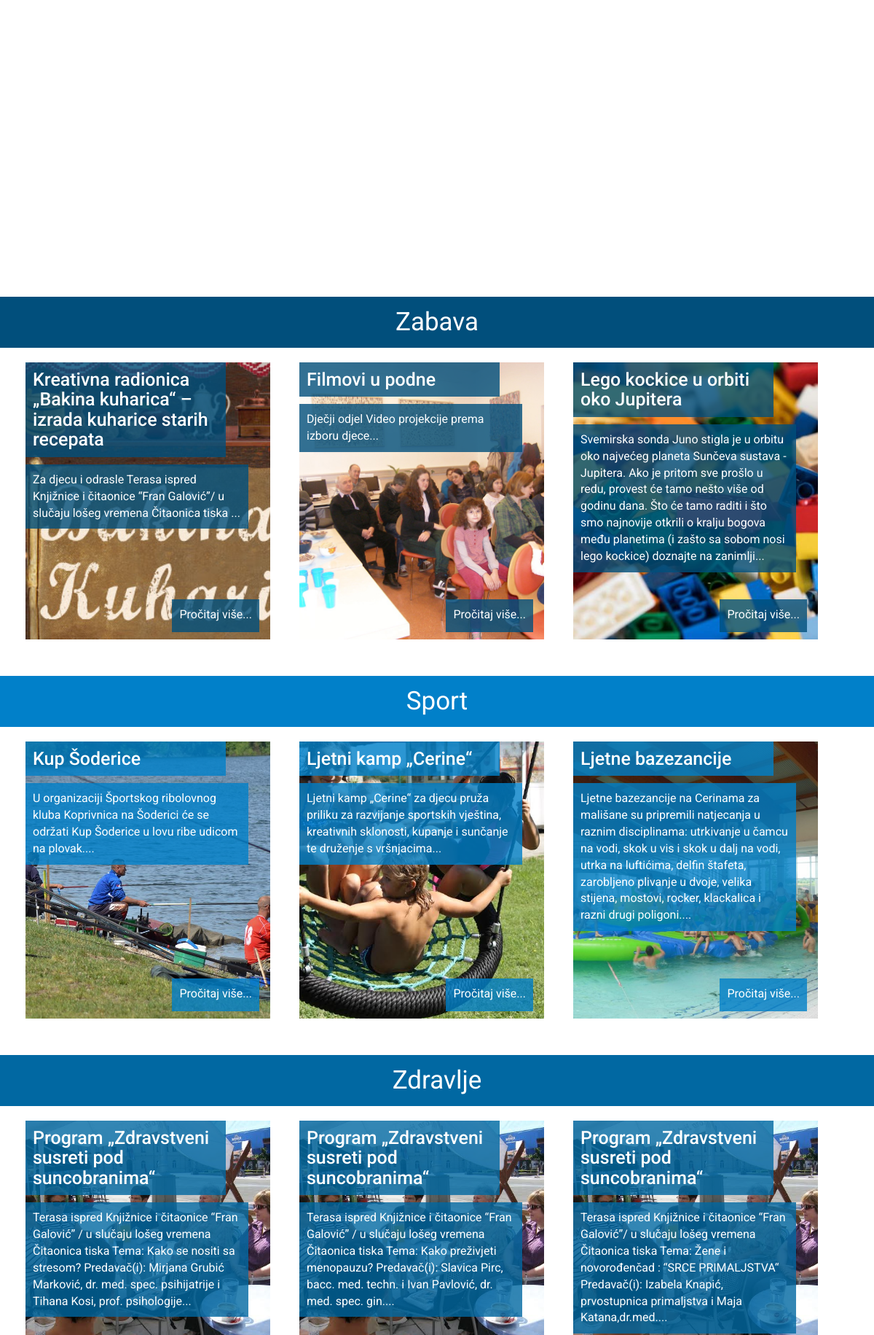
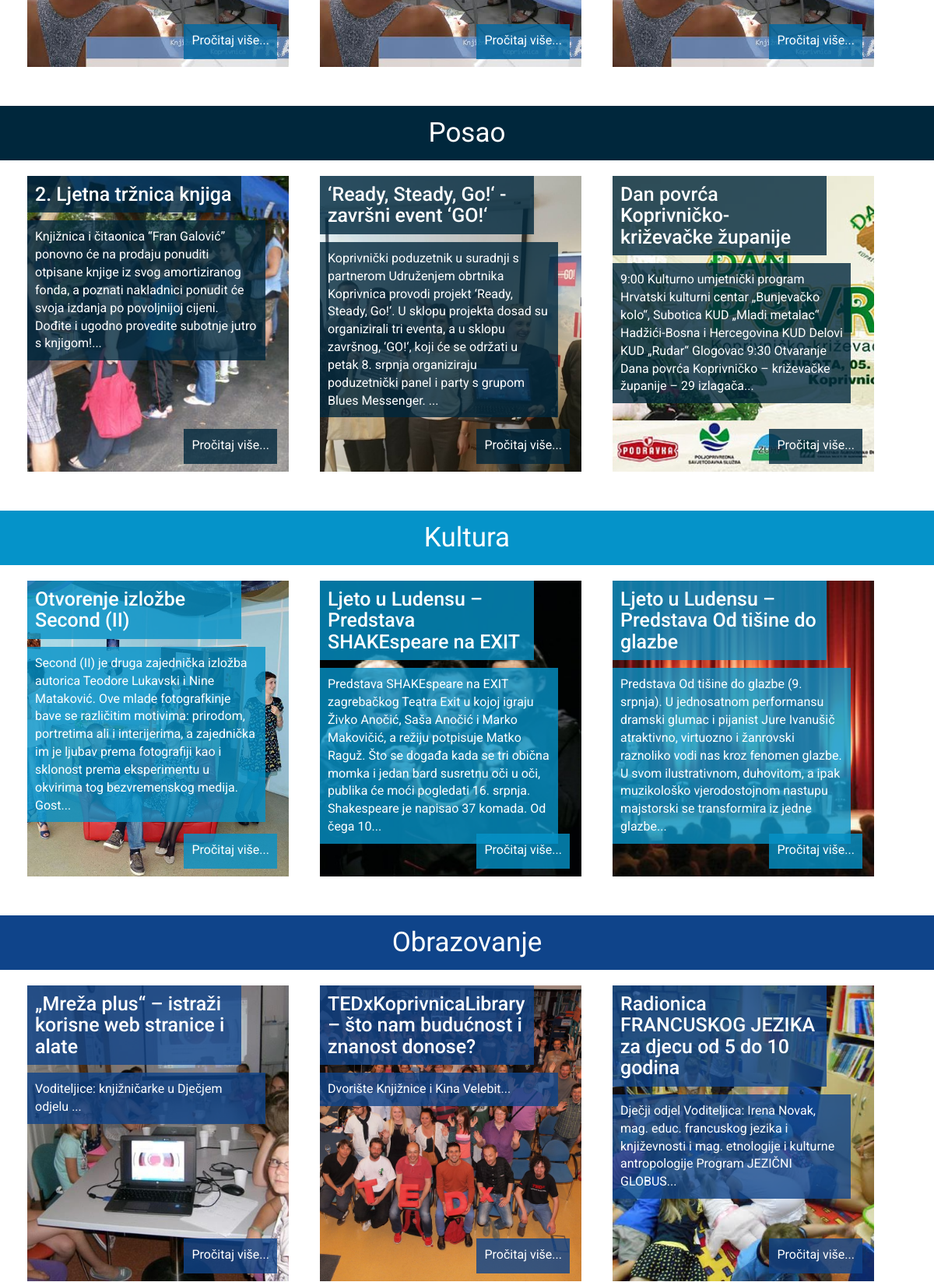
The page / (upper part) on the database its author committed (2 pictures, top to bottom).
### tables this page shows
CREATE TABLE `event` (
  `id` int(11) NOT NULL,
  `name` varchar(250) NOT NULL,
  `location` varchar(250) NOT NULL,
  `description` text NOT NULL,
  `start_day` varchar(250) NOT NULL,
  `start_month` varchar(250) NOT NULL,
  `start_year` varchar(250) NOT NULL,
  `start_time` tinyint(4) DEFAULT NULL,
  `finish_day` varchar(250) NOT NULL,
  `finish_month` varchar(250) NOT NULL,
  `finish_year` varchar(250) NOT NULL,
  `finish_time` tinyint(4) DEFAULT NULL,
  `organizer` varchar(250) DEFAULT NULL,
  `price` decimal(10,0) DEFAULT NULL,
  `category` varchar(250) NOT NULL,
  `pic_extension` varchar(250) DEFAULT NULL,
  `url` text
);

### konfiguracija.php (called while the page is built, shortened)
<?php
$put="/koprivnica/";

### index.php (the view)
<?php include 'konfiguracija.php';?>
<?php
$categoryFun = $veza->prepare("select *, left(description, 300) as description from event where category = 'zabava' and start_month = :currentMonth and start_year=:currentYear order by start_day desc limit 3");
$categoryFun->bindValue(":currentMonth", $currentMonth);
$categoryFun->bindValue(":currentYear", $currentYear);
$categoryFun->execute();
$allFunEvents = $categoryFun->fetchAll(PDO::FETCH_OBJ);
$categorySport = $veza->prepare("select *, left(description, 300) as description from event where category = 'sport' and start_month = :currentMonth and start_year=:currentYear order by start_day desc limit 3");
$categorySport->bindValue(":currentMonth", $currentMonth);
$categorySport->bindValue(":currentYear", $currentYear);
$categorySport->execute();
$allSportEvents = $categorySport->fetchAll(PDO::FETCH_OBJ);
$categoryBusiness = $veza->prepare("select *, left(description, 300) as description from event where category = 'posao' and start_month = :currentMonth and start_year=:currentYear order by start_day desc limit 3");
$categoryBusiness->bindValue(":currentMonth", $currentMonth);
$categoryBusiness->bindValue(":currentYear", $currentYear);
$categoryBusiness->execute();
$allBusinessEvents = $categoryBusiness->fetchAll(PDO::FETCH_OBJ);
$categoryHealth = $veza->prepare("select *, left(description, 300) as description from event where category = 'zdravlje' and start_month = :currentMonth and start_year=:currentYear order by start_day desc limit 3");
$categoryHealth->bindValue(":currentMonth", $currentMonth);
$categoryHealth->bindValue(":currentYear", $currentYear);
$categoryHealth->execute();
$allHealthEvents = $categoryHealth->fetchAll(PDO::FETCH_OBJ);
$categoryCulture = $veza->prepare("select *, left(description, 300) as description from event where category = 'kultura' and start_month = :currentMonth and start_year=:currentYear order by start_day desc limit 3");
$categoryCulture->bindValue(":currentMonth", $currentMonth);
$categoryCulture->bindValue(":currentYear", $currentYear);
$categoryCulture->execute();
$allCultureEvents = $categoryCulture->fetchAll(PDO::FETCH_OBJ);
$categoryEdu = $veza->prepare("select *, left(description, 300) as description from event where category = 'obrazovanje' and start_month = :currentMonth and start_year=:currentYear order by start_day desc limit 3");
$categoryEdu->bindValue(":currentMonth", $currentMonth);
$categoryEdu->bindValue(":currentYear", $currentYear);
$categoryEdu->execute();
$allEduEvents = $categoryEdu->fetchAll(PDO::FETCH_OBJ);
?>
<?php include_once "header.php"; ?>
<video autoplay muted loop style="width: 100%">
	<source src="images/video.mp4" type="video/mp4">
</video>
<div class="content_index">
	<div class="row">
		<div class="category_fun"><a href="singleCategory.php?cat=Zabava">Zabava</a></div>
		<?php foreach($allFunEvents as $fun):?>
		<div class="col-md-4 category_fun_news">
		<?php if(isset($fun->pic_extension)):?>
			<img src="<?php echo $put;?>/images/<?php echo $fun->pic_extension;?>" class="news_image" />
		<?php endif;?>
			<a href="singlePost.php?id=<?php echo $fun->id;?>"><h1><?php echo $fun->name;?></h1></a>
			<p><?php echo $fun->description;?>...</p>
			<a href="singlePost.php?id=<?php echo $fun->id;?>" class="more">Pročitaj više...</a>
		</div>
		<?php endforeach;?>
	</div>
	<div class="row">
		<div class="category_sport"><a href="singleCategory.php?cat=Sport">Sport</a></div>
		<?php foreach($allSportEvents as $sport):?>
		<div class="col-md-4 category_sport_news">
		<?php if(isset($sport->pic_extension)):?>
			<img src="<?php echo $put;?>/images/<?php echo $sport->pic_extension;?>" class="news_image" />
		<?php endif;?>
			<a href="singlePost.php?id=<?php echo $sport->id;?>"><h1><?php echo $sport->name;?></h1></a>
			<p><?php echo $sport->description;?>...</p>
			<a href="singlePost.php?id=<?php echo $sport->id;?>" class="more">Pročitaj više...</a>
		</div>
		<?php endforeach;?>
	</div>
	<div class="row">
		<div class="category_health"><a href="singleCategory.php?cat=Zdravlje">Zdravlje</a></div>
		<?php foreach($allHealthEvents as $health):?>
		<div class="col-md-4 category_health_news">
		<?php if(isset($health->pic_extension)):?>
			<img src="<?php echo $put;?>/images/<?php echo $health->pic_extension;?>" class="news_image" />
		<?php endif;?>
			<a href="singlePost.php?id=<?php echo $health->id;?>"><h1><?php echo $health->name;?></h1></a>
			<p><?php echo $health->description;?>...</p>
			<a href="singlePost.php?id=<?php echo $health->id;?>" class="more">Pročitaj više...</a>
		</div>
		<?php endforeach;?>
	</div>
	<div class="row">
		<div class="category_work"><a href="singleCategory.php?cat=Posao">Posao</a></div>
		<?php foreach($allBusinessEvents as $work):?>
		<div class="col-md-4 category_work_news">
		<?php if(isset($work->pic_extension)):?>
			<img src="<?php echo $put;?>/images/<?php echo $work->pic_extension;?>" class="news_image" />
		<?php endif;?>
			<a href="singlePost.php?id=<?php echo $work->id;?>"><h1><?php echo $work->name;?></h1></a>
			<p><?php echo $work->description;?>...</p>
			<a href="singlePost.php?id=<?php echo $work->id;?>" class="more">Pročitaj više...</a>
		</div>
		<?php endforeach;?>
	</div>
	<div class="row">
		<div class="category_culture"><a href="singleCategory.php?cat=Kultura">Kultura</a></div>
		<?php foreach($allCultureEvents as $cult):?>
		<div class="col-md-4 category_culture_news">
		<?php if(isset($cult->pic_extension)):?>
			<img src="<?php echo $put;?>/images/<?php echo $cult->pic_extension;?>" class="news_image" />
		<?php endif;?>
			<a href="singlePost.php?id=<?php echo $cult->id;?>"><h1><?php echo $cult->name;?></h1></a>
			<p><?php echo $cult->description;?>...</p>
			<a href="singlePost.php?id=<?php echo $cult->id;?>" class="more">Pročitaj više...</a>
		</div>
		<?php endforeach;?>
	</div>
	<div class="row">
		<div class="category_school"><a href="singleCategory.php?cat=Obrazovanje">Obrazovanje</a></div>
		<?php foreach($allEduEvents as $edu):?>
		<div class="col-md-4 category_school_news">
		<?php if(isset($edu->pic_extension)):?>
			<img src="<?php echo $put;?>/images/<?php echo $edu->pic_extension;?>" class="news_image" />
		<?php endif;?>
			<a href="singlePost.php?id=<?php echo $edu->id;?>"><h1><?php echo $edu->name;?></h1></a>
			<p><?php echo $edu->description;?>...</p>
			<a href="singlePost.php?id=<?php echo $edu->id;?>" class="more">Pročitaj više...</a>
		</div>
		<?php endforeach;?>
	</div>
</div>
<?php include_once "footer.php"; ?>

### rows shown on the page
event: pic_extension (picture), name "Kreativna radionica „Bakina kuharica“ – izrada kuharice starih recepata", description "Za djecu i odrasle Terasa ispred Knjižnice i čitaonice “Fran Galović”/ u slučaju lošeg vremena Čitaonica tiska"
event: pic_extension (picture), name "Filmovi u podne", description "Dječji odjel Video projekcije prema izboru djece"
event: pic_extension (picture), name "Lego kockice u orbiti oko Jupitera", description "Svemirska sonda Juno stigla je u orbitu oko najvećeg planeta Sunčeva sustava - Jupitera. Ako je pritom sve prošlo u redu, provest će tamo nešto više od godinu dana. Što će tamo raditi i što smo najnovije otkrili o kralju bogova među planetima (i zašto sa sobom nosi lego kockice) doznajte na zanimlji"
event: pic_extension (picture), name "Kup Šoderice", description "U organizaciji Športskog ribolovnog kluba Koprivnica na Šoderici će se održati Kup Šoderice u lovu ribe udicom na plovak."
event: pic_extension (picture), name "Ljetni kamp „Cerine“", description "Ljetni kamp „Cerine“ za djecu pruža priliku za razvijanje sportskih vještina, kreativnih sklonosti, kupanje i sunčanje te druženje s vršnjacima"
event: pic_extension (picture), name "Ljetne bazezancije", description "Ljetne bazezancije na Cerinama za mališane su pripremili natjecanja u raznim disciplinama: utrkivanje u čamcu na vodi, skok u vis i skok u dalj na vodi, utrka na luftićima, delfin štafeta, zarobljeno plivanje u dvoje, velika stijena, mostovi, rocker, klackalica i razni drugi poligoni."
event: pic_extension (picture), name "Program „Zdravstveni susreti pod suncobranima“", description "Terasa ispred Knjižnice i čitaonice “Fran Galović” / u slučaju lošeg vremena Čitaonica tiska Tema: Kako se nositi sa stresom? Predavač(i): Mirjana Grubić Marković, dr. med. spec. psihijatrije i Tihana Kosi, prof. psihologije"
event: pic_extension (picture), name "Program „Zdravstveni susreti pod suncobranima“", description "Terasa ispred Knjižnice i čitaonice “Fran Galović” / u slučaju lošeg vremena Čitaonica tiska Tema: Kako preživjeti menopauzu? Predavač(i): Slavica Pirc, bacc. med. techn. i Ivan Pavlović, dr. med. spec. gin."
event: pic_extension (picture), name "Program „Zdravstveni susreti pod suncobranima“", description "Terasa ispred Knjižnice i čitaonice “Fran Galović”/ u slučaju lošeg vremena Čitaonica tiska Tema: Žene i novorođenčad : “SRCE PRIMALJSTVA“ Predavač(i): Izabela Knapić, prvostupnica primaljstva i Maja Katana,dr.med."
event: pic_extension (picture), name "2. Ljetna tržnica knjiga", description "Knjižnica i čitaonica “Fran Galović” ponovno će na prodaju ponuditi otpisane knjige iz svog amortiziranog fonda, a poznati nakladnici ponudit će svoja izdanja po povoljnijoj cijeni. Dođite i ugodno provedite subotnje jutro s knjigom!"
event: pic_extension (picture), name "‘Ready, Steady, Go!‘ - završni event ‘GO!‘", description "Koprivnički poduzetnik u suradnji s partnerom Udruženjem obrtnika Koprivnica provodi projekt ‘Ready, Steady, Go!‘. U sklopu projekta dosad su organizirali tri eventa, a u sklopu završnog, ‘GO!‘, koji će se održati u petak 8. srpnja organiziraju poduzetnički panel i party s grupom Blues Messenger."
event: pic_extension (picture), name "Dan povrća Koprivničko-križevačke županije", description "9:00 Kulturno umjetnički program Hrvatski kulturni centar „Bunjevačko kolo“, Subotica KUD „Mladi metalac“ Hadžići-Bosna i Hercegovina KUD Delovi KUD „Rudar“ Glogovac 9:30 Otvaranje Dana povrća Koprivničko – križevačke županije – 29 izlagača"
event: pic_extension (picture), name "Otvorenje izložbe Second (II)", description "Second (II) je druga zajednička izložba autorica Teodore Lukavski i Nine Mataković. Ove mlade fotografkinje bave se različitim motivima: prirodom, portretima ali i interijerima, a zajednička im je ljubav prema fotografiji kao i sklonost prema eksperimentu u okvirima tog bezvremenskog medija. Gost"
event: pic_extension (picture), name "Ljeto u Ludensu – Predstava SHAKEspeare na EXIT", description "Predstava SHAKEspeare na EXIT zagrebačkog Teatra Exit u kojoj igraju Živko Anočić, Saša Anočić i Marko Makovičić, a režiju potpisuje Matko Raguž. Što se događa kada se tri obična momka i jedan bard susretnu oči u oči, publika će moći pogledati 16. srpnja. Shakespeare je napisao 37 komada. Od čega 10"
event: pic_extension (picture), name "Ljeto u Ludensu – Predstava Od tišine do glazbe", description "Predstava Od tišine do glazbe (9. srpnja). U jednosatnom performansu dramski glumac i pijanist Jure Ivanušič atraktivno, virtuozno i žanrovski raznoliko vodi nas kroz fenomen glazbe. U svom ilustrativnom, duhovitom, a ipak muzikološko vjerodostojnom nastupu majstorski se transformira iz jedne glazbe"
event: pic_extension (picture), name "„Mreža plus“ – istraži korisne web stranice i alate", description "Voditeljice: knjižničarke u Dječjem odjelu"
event: pic_extension (picture), name "TEDxKoprivnicaLibrary – što nam budućnost i znanost donose?", description "Dvorište Knjižnice i Kina Velebit"
event: pic_extension (picture), name "Radionica FRANCUSKOG JEZIKA za djecu od 5 do 10 godina", description "Dječji odjel Voditeljica: Irena Novak, mag. educ. francuskog jezika i književnosti i mag. etnologije i kulturne antropologije Program JEZIČNI GLOBUS"
